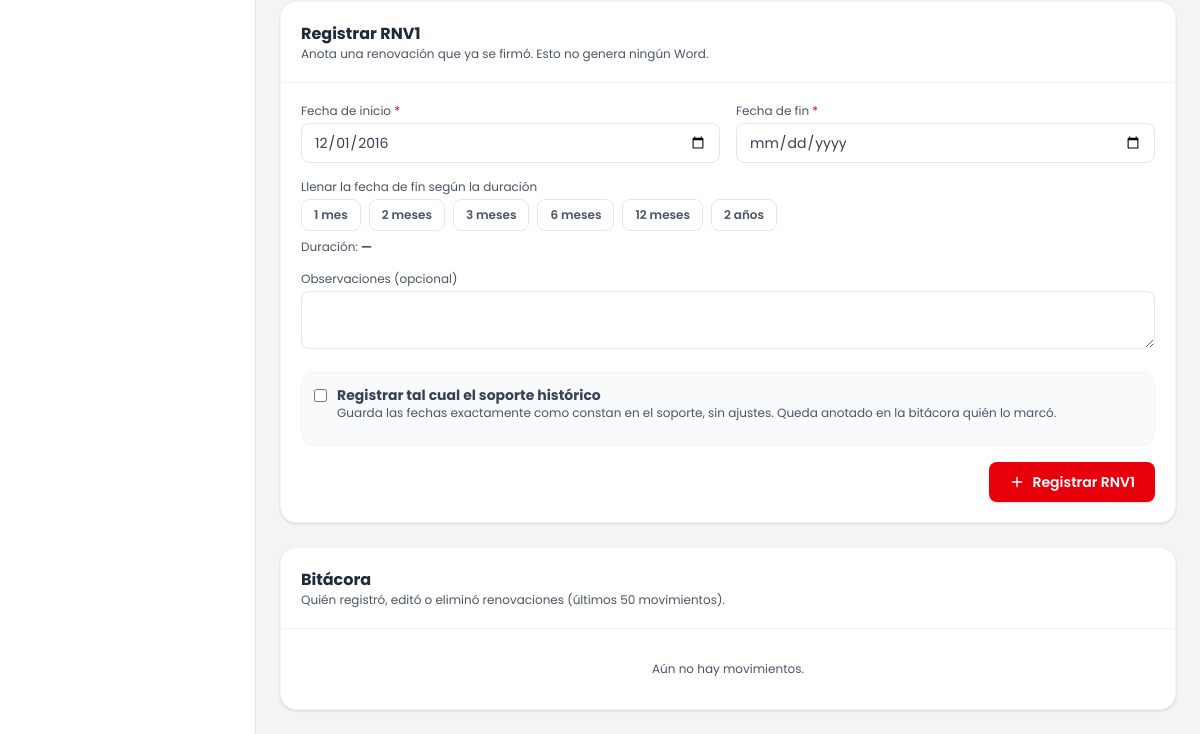
Before: /public/renovaciones_empleado.php?cedula=1118544837 (signed in, lower part) with the older database file.
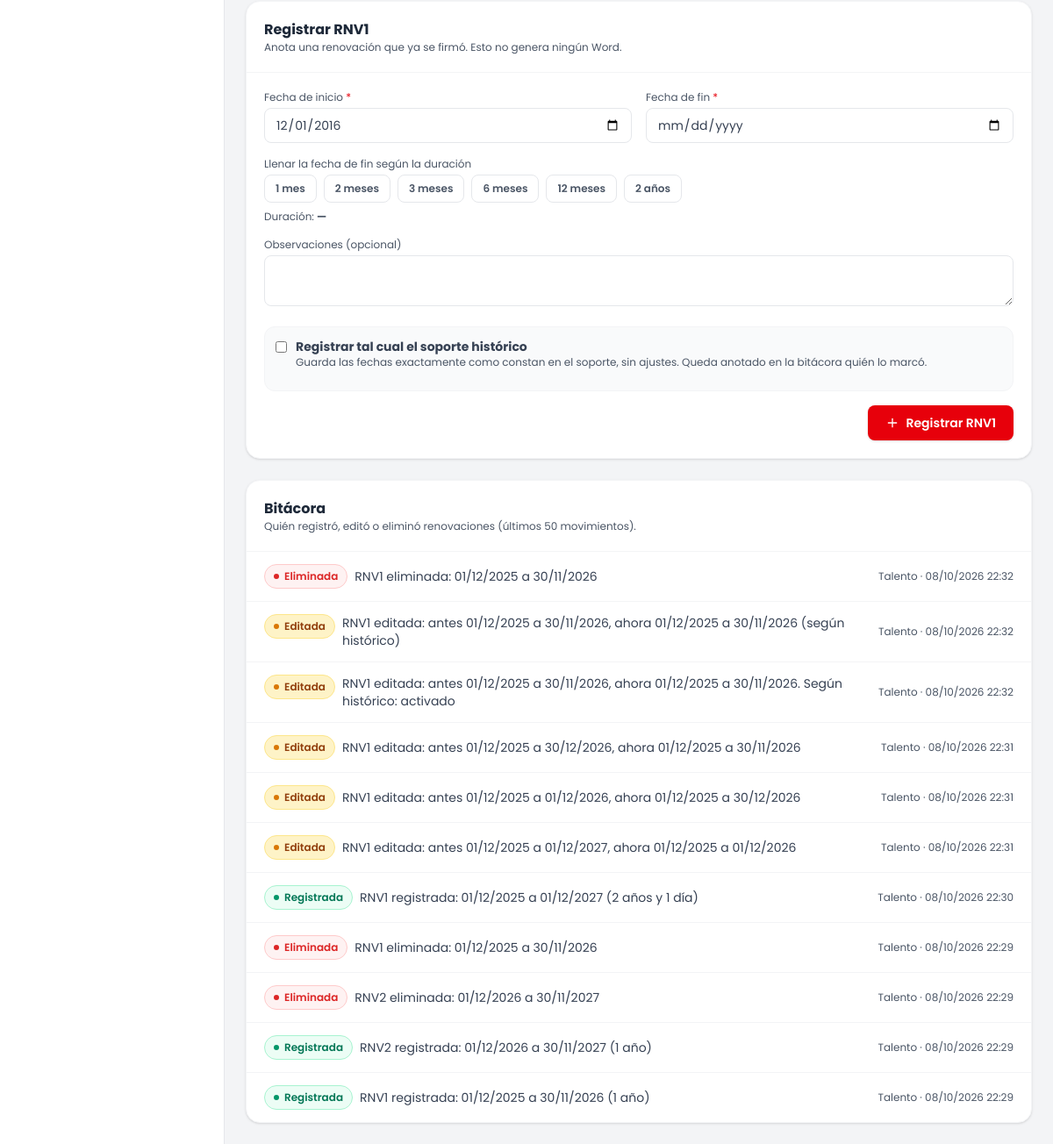
After: the same page with the newer database file.
### tables this page shows
CREATE TABLE `empleados` (
  `cedula` varchar(10) NOT NULL COMMENT 'Max 10 caracteres, permite extranjera alfanumérica',
  `lugar_expedicion` varchar(120) DEFAULT NULL COMMENT 'Municipio, Departamento (lista en public/assets/data/municipios.json)',
  `nombre` varchar(150) NOT NULL,
  `sexo` enum('F','M') DEFAULT NULL,
  `cargo` varchar(100) NOT NULL,
  `tipo_de_personal` enum('Bombero','Civil') DEFAULT NULL,
  `eps` enum('Sanitas','Nueva EPS','Capresoca','Salud Total') DEFAULT NULL,
  `pension` enum('Colfondos','Porvenir','Colpensiones','Protección','NA') DEFAULT NULL,
  `arl` enum('Positiva','SURA','Colmena','AXA Colpatria','Seguros Bolívar') DEFAULT NULL,
  `salario_basico` decimal(12,2) DEFAULT NULL,
  `es_bombero_integral` tinyint(1) DEFAULT 0,
  `tipo_jornada` enum('Turnos','Administrativa','Restringida') NOT NULL DEFAULT 'Administrativa' COMMENT 'Cómo se cuentan horas/días en permisos: Turnos (operativo), Administrativa (07:00-17:24) o Restringida (horario reducido)',
  `jornada_hora_entrada` time DEFAULT NULL COMMENT 'Solo si tipo_jornada = Restringida',
  `jornada_hora_salida` time DEFAULT NULL COMMENT 'Solo si tipo_jornada = Restringida',
  `tipo_de_contrato` enum('Fijo','Indefinido','OPS','SENA','OPS SEMY','No aplica') DEFAULT NULL,
  `fecha_inicio_contrato` date DEFAULT NULL,
  `fecha_fin_contrato` date DEFAULT NULL,
  `estado` enum('activo','no activo') DEFAULT 'activo',
  `celular` varchar(15) DEFAULT NULL COMMENT 'Numero de celular, validar 10 digitos',
  `correo` varchar(150) DEFAULT NULL,
  `fecha_nacimiento` date DEFAULT NULL COMMENT 'Para notificacion de cumpleaños',
  `created_at` timestamp NOT NULL DEFAULT current_timestamp(),
  `foto` varchar(255) DEFAULT NULL COMMENT 'Ruta relativa dentro de uploads/'
);

CREATE TABLE `renovaciones_historial` (
  `id` int(10) UNSIGNED NOT NULL,
  `cedula` varchar(10) NOT NULL,
  `renovacion_id` int(10) UNSIGNED DEFAULT NULL,
  `accion` enum('crear','editar','eliminar') NOT NULL,
  `detalle` varchar(500) NOT NULL,
  `actor_id` int(11) DEFAULT NULL,
  `actor_nombre` varchar(50) DEFAULT NULL,
  `created_at` timestamp NOT NULL DEFAULT current_timestamp()
);

### public/renovaciones_empleado.php (the view, shortened to what the rows shown need)
<?php
require_once __DIR__ . '/../src/models/RenovacionModel.php';
$h = static fn(?string $s): string => htmlspecialchars((string) $s, ENT_QUOTES, 'UTF-8');
$cedula = trim((string) ($_GET['cedula'] ?? ''));
$ficha = null;
$historial = [];
$falloTablas = false;
$falloGeneral = false;
if ($cedula !== '') {
    try {
        $ficha = RenovacionModel::resumenEmpleado($cedula);
        if ($ficha) {
            $historial = RenovacionModel::historial($cedula);
        }
    } catch (PDOException $e) {
        error_log('renovaciones_empleado.php: ' . $e->getMessage());
        if ($e->getCode() === '42S02') {
            $falloTablas = true;
        } else {
            $falloGeneral = true;
        }
    }
}
if ($ficha) {
    $emp = $ficha['empleado'];
    $renovaciones = $ficha['renovaciones'];
    $problemas = $ficha['problemas'];
    $eval = $ficha['evaluacion'];
    $ultima = $renovaciones ? end($renovaciones) : null;
    $siguienteNumero = $ultima ? ((int) $ultima['numero'] + 1) : 1;
    $finPeriodoAnterior = $ultima ? (string) $ultima['fecha_fin'] : (string) ($emp['fecha_fin_contrato'] ?? '');
    $inicioSugerido = ($eval && $finPeriodoAnterior !== '')
        ? RenovacionReglas::fecha($finPeriodoAnterior)->modify('+1 day')->format('Y-m-d')
        : '';
}
?>
<!DOCTYPE html>
<html lang="es">
<head>
    <?php require __DIR__ . '/../includes/head.php'; ?>
    <link rel="stylesheet" href="./assets/css/tailwind.css">
    <link rel="stylesheet" href="./assets/css/renovaciones.css?v=<?= (int) @filemtime(__DIR__ . '/assets/css/renovaciones.css') ?>">
</head>
<body class="bg-gray-100 min-h-screen">
    <div class="md:ml-64 pt-14 md:pt-0">
        <main class="p-6 max-w-6xl mx-auto space-y-6">
            <?php if ($falloTablas): ?>
                <div class="ren-alerta rounded-xl p-4 text-sm">
                    <strong>Falta crear las tablas del módulo.</strong>
                    <div class="mt-1">Ejecuta <code>database/migrations/2026_10_08_control_renovaciones.sql</code> en phpMyAdmin y recarga.</div>
                </div>
            <?php elseif ($falloGeneral): ?>
                <div class="ren-alerta rounded-xl p-4 text-sm"><strong>No se pudieron cargar los datos.</strong> Intenta de nuevo.</div>
            <?php else: ?>
                <?php if (!$problemas): ?>
                    <section class="bg-white rounded-2xl border border-gray-100 shadow-sm">
                        <div class="p-4 sm:p-5 border-b border-gray-100">
                            <h2 class="font-bold text-gray-800">Registrar RNV<?= $siguienteNumero ?></h2>
                            <p class="text-xs text-gray-600">Anota una renovación que ya se firmó. Esto no genera ningún Word.</p>
                        </div>
                        <form id="renForm" class="p-4 sm:p-5 space-y-4" autocomplete="off" data-fin-anterior="<?= $h($finPeriodoAnterior) ?>">
                            <div class="grid grid-cols-1 sm:grid-cols-2 gap-4">
                                <div>
                                    <label for="renInicio" class="block text-xs text-gray-600 mb-1">Fecha de inicio <span class="text-red-600">*</span></label>
                                    <input id="renInicio" type="date" required value="<?= $h($inicioSugerido) ?>"
                                        class="w-full h-10 border border-gray-200 bg-white rounded-lg px-3 text-sm text-gray-700 focus:outline-none focus:ring-2 focus:ring-red-100 focus:border-red-300">
                                </div>
                                <div>
                                    <label for="renFin" class="block text-xs text-gray-600 mb-1">Fecha de fin <span class="text-red-600">*</span></label>
                                    <input id="renFin" type="date" required
                                        class="w-full h-10 border border-gray-200 bg-white rounded-lg px-3 text-sm text-gray-700 focus:outline-none focus:ring-2 focus:ring-red-100 focus:border-red-300">
                                </div>
                            </div>
                            <div>
                                <span class="block text-xs text-gray-600 mb-1">Llenar la fecha de fin según la duración</span>
                                <div class="flex flex-wrap gap-2">
                                    <?php foreach ([1 => '1 mes', 2 => '2 meses', 3 => '3 meses', 6 => '6 meses', 12 => '12 meses', 24 => '2 años'] as $m => $t): ?>
                                        <button type="button" data-meses="<?= $m ?>"
                                            class="renDurBtn px-3 h-8 rounded-lg bg-white border border-gray-200 text-gray-600 hover:bg-gray-50 text-xs font-semibold transition"><?= $t ?></button>
                                    <?php endforeach; ?>
                                </div>
                                <p class="text-xs text-gray-600 mt-2">Duración: <strong id="renDuracionTxt">—</strong></p>
                            </div>
                            <div>
                                <label for="renObs" class="block text-xs text-gray-600 mb-1">Observaciones (opcional)</label>
                                <textarea id="renObs" rows="2" maxlength="500"
                                    class="w-full border border-gray-200 bg-white rounded-lg px-3 py-2 text-sm text-gray-700 focus:outline-none focus:ring-2 focus:ring-red-100 focus:border-red-300"></textarea>
                            </div>
                            <div class="ren-box rounded-xl p-3 space-y-3">
                                <label class="flex items-start gap-2.5 text-sm text-gray-700 cursor-pointer">
                                    <input id="renHistorico" type="checkbox" class="mt-1 ren-check">
                                    <span>
                                        <strong>Registrar tal cual el soporte histórico</strong>
                                        <span class="block text-xs text-gray-600">Guarda las fechas exactamente como constan en el soporte, sin ajustes. Queda anotado en la bitácora quién lo marcó.</span>
                                    </span>
                                </label>
                            </div>
                            <div class="flex sm:justify-end">
                                <button id="renGuardar" type="submit"
                                    class="w-full sm:w-auto inline-flex items-center justify-center gap-2 px-5 py-2.5 rounded-lg text-sm bg-red-600 hover:bg-red-700 text-white font-semibold shadow-sm transition">
                                    <?= icon('plus', 'w-4 h-4') ?> Registrar RNV<?= $siguienteNumero ?>
                                </button>
                            </div>
                        </form>
                    </section>
                <?php endif; ?>
                <section class="bg-white rounded-2xl border border-gray-100 shadow-sm overflow-hidden">
                    <div class="p-4 sm:p-5 border-b border-gray-100">
                        <h2 class="font-bold text-gray-800">Bitácora</h2>
                    </div>
                    <?php if (!$historial): ?>
                        <p class="text-xs text-gray-600 text-center py-8">Aún no hay movimientos.</p>
                    <?php else: ?>
                        <ul class="divide-y divide-gray-100">
                            <?php
                            $claseAccion = ['crear' => 'ren-vigente', 'editar' => 'ren-por_vencer', 'eliminar' => 'ren-vencido'];
                            $textoAccion = ['crear' => 'Registrada', 'editar' => 'Editada', 'eliminar' => 'Eliminada'];
                            ?>
                            <?php foreach ($historial as $mov): ?>
                                <li class="px-4 sm:px-5 py-3.5 flex flex-col sm:flex-row sm:items-center gap-2">
                                    <span class="ren-badge <?= $h($claseAccion[$mov['accion']] ?? '') ?>" style="align-self:flex-start"><i></i><?= $h($textoAccion[$mov['accion']] ?? $mov['accion']) ?></span>
                                    <span class="flex-1 text-sm text-gray-700 break-words"><?= $h($mov['detalle']) ?></span>
                                    <span class="text-xs text-gray-600 whitespace-nowrap"><?= $h($mov['actor_nombre'] ?: '—') ?> · <?= $h(date('d/m/Y H:i', strtotime($mov['created_at']))) ?></span>
                                </li>
                            <?php endforeach; ?>
                        </ul>
                    <?php endif; ?>
                </section>
            <?php endif; ?>
        </main>
    </div>
</body>
</html>

Changed rows visible on the page:
added renovaciones_historial: accion "Eliminada", detalle "RNV1 eliminada: 01/12/2025 a 30/11/2026", actor_nombre "Talento", created_at "08/10/2026 22:32"
added renovaciones_historial: accion "Editada", detalle "RNV1 editada: antes 01/12/2025 a 30/11/2026, ahora 01/12/2025 a 30/11/2026 (según histórico)", actor_nombre "Talento", created_at "08/10/2026 22:32"
added renovaciones_historial: accion "Editada", detalle "RNV1 editada: antes 01/12/2025 a 30/11/2026, ahora 01/12/2025 a 30/11/2026. Según histórico: activado", actor_nombre "Talento", created_at "08/10/2026 22:32"
added renovaciones_historial: accion "Editada", detalle "RNV1 editada: antes 01/12/2025 a 30/12/2026, ahora 01/12/2025 a 30/11/2026", actor_nombre "Talento", created_at "08/10/2026 22:31"
added renovaciones_historial: accion "Editada", detalle "RNV1 editada: antes 01/12/2025 a 01/12/2026, ahora 01/12/2025 a 30/12/2026", actor_nombre "Talento", created_at "08/10/2026 22:31"
added renovaciones_historial: accion "Editada", detalle "RNV1 editada: antes 01/12/2025 a 01/12/2027, ahora 01/12/2025 a 01/12/2026", actor_nombre "Talento", created_at "08/10/2026 22:31"
added renovaciones_historial: accion "Registrada", detalle "RNV1 registrada: 01/12/2025 a 01/12/2027 (2 años y 1 día)", actor_nombre "Talento", created_at "08/10/2026 22:30"
added renovaciones_historial: accion "Eliminada", detalle "RNV1 eliminada: 01/12/2025 a 30/11/2026", actor_nombre "Talento", created_at "08/10/2026 22:29"
added renovaciones_historial: accion "Eliminada", detalle "RNV2 eliminada: 01/12/2026 a 30/11/2027", actor_nombre "Talento", created_at "08/10/2026 22:29"
added renovaciones_historial: accion "Registrada", detalle "RNV2 registrada: 01/12/2026 a 30/11/2027 (1 año)", actor_nombre "Talento", created_at "08/10/2026 22:29"
added renovaciones_historial: accion "Registrada", detalle "RNV1 registrada: 01/12/2025 a 30/11/2026 (1 año)", actor_nombre "Talento", created_at "08/10/2026 22:29"
Other visible differences:
text no longer shown: "Aún no hay movimientos."
